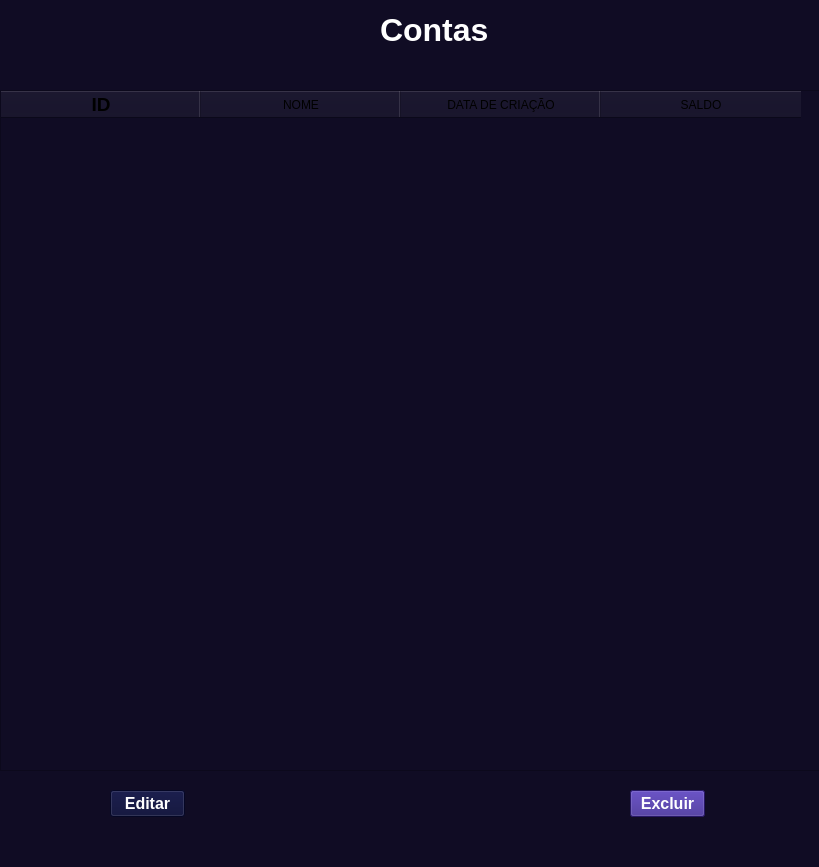
<?xml version="1.0" encoding="UTF-8"?>
<ui version="4.0">
 <class>MainWindow</class>
 <widget class="QMainWindow" name="MainWindow">
  <property name="geometry">
   <rect>
    <x>0</x>
    <y>0</y>
    <width>819</width>
    <height>867</height>
   </rect>
  </property>
  <property name="windowTitle">
   <string>MainWindow</string>
  </property>
  <property name="styleSheet">
   <string notr="true">
background-color: rgb(16, 12, 36);</string>
  </property>
  <widget class="QWidget" name="centralwidget">
   <widget class="QLabel" name="label">
    <property name="geometry">
     <rect>
      <x>380</x>
      <y>10</y>
      <width>322</width>
      <height>39</height>
     </rect>
    </property>
    <property name="font">
     <font>
      <pointsize>24</pointsize>
      <weight>75</weight>
      <bold>true</bold>
     </font>
    </property>
    <property name="styleSheet">
     <string notr="true">
color: rgb(255, 255, 255);</string>
    </property>
    <property name="text">
     <string>Contas</string>
    </property>
   </widget>
   <widget class="QTableWidget" name="tableWidget">
    <property name="geometry">
     <rect>
      <x>0</x>
      <y>90</y>
      <width>821</width>
      <height>681</height>
     </rect>
    </property>
    <property name="styleSheet">
     <string notr="true">background-color: rgb(20, 12, 52);
color: rgb(255, 255, 255);

}
QHeaderView::section
{
border:none;
font: 700 12pt &quot;Arial&quot;;
background-color: rgb(24,12,52)
}
QLayout::setSizeConstraint
{</string>
    </property>
    <property name="showGrid">
     <bool>true</bool>
    </property>
    <attribute name="horizontalHeaderCascadingSectionResizes">
     <bool>false</bool>
    </attribute>
    <attribute name="horizontalHeaderDefaultSectionSize">
     <number>200</number>
    </attribute>
    <column>
     <property name="text">
      <string>ID</string>
     </property>
     <property name="font">
      <font>
       <pointsize>14</pointsize>
       <weight>75</weight>
       <bold>true</bold>
      </font>
     </property>
     <property name="background">
      <color>
       <red>20</red>
       <green>12</green>
       <blue>52</blue>
      </color>
     </property>
    </column>
    <column>
     <property name="text">
      <string>NOME</string>
     </property>
    </column>
    <column>
     <property name="text">
      <string>DATA DE CRIAÇÃO</string>
     </property>
    </column>
    <column>
     <property name="text">
      <string>SALDO</string>
     </property>
    </column>
   </widget>
   <widget class="QPushButton" name="pushButton">
    <property name="geometry">
     <rect>
      <x>630</x>
      <y>790</y>
      <width>75</width>
      <height>27</height>
     </rect>
    </property>
    <property name="font">
     <font>
      <pointsize>12</pointsize>
      <weight>75</weight>
      <bold>true</bold>
     </font>
    </property>
    <property name="styleSheet">
     <string notr="true">background-color: rgb(187, 15, 255);
color: rgb(255, 255, 255);
background-color: rgb(54, 32, 140);</string>
    </property>
    <property name="text">
     <string>Excluir</string>
    </property>
   </widget>
   <widget class="QPushButton" name="pushButton_2">
    <property name="geometry">
     <rect>
      <x>110</x>
      <y>790</y>
      <width>75</width>
      <height>27</height>
     </rect>
    </property>
    <property name="font">
     <font>
      <pointsize>12</pointsize>
      <weight>75</weight>
      <bold>true</bold>
     </font>
    </property>
    <property name="styleSheet">
     <string notr="true">color: rgb(255, 255, 255);
background-color: rgb(7, 10, 52);</string>
    </property>
    <property name="text">
     <string>Editar</string>
    </property>
   </widget>
  </widget>
  <widget class="QMenuBar" name="menubar">
   <property name="geometry">
    <rect>
     <x>0</x>
     <y>0</y>
     <width>819</width>
     <height>21</height>
    </rect>
   </property>
  </widget>
  <widget class="QStatusBar" name="statusbar"/>
 </widget>
 <resources/>
 <connections/>
</ui>
